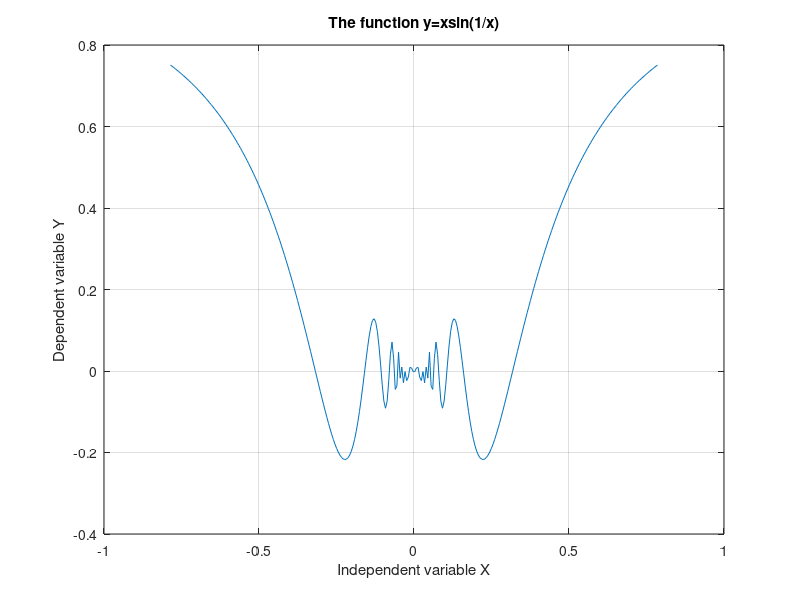

The MATLAB source for this figure:
x = linspace(-pi/4,pi/4,300);
y = x.*sin(1./x);
plot(x,y);
grid;
xlabel('Independent variable X');
ylabel('Dependent variable Y');
title('The function y=xsin(1/x)')

